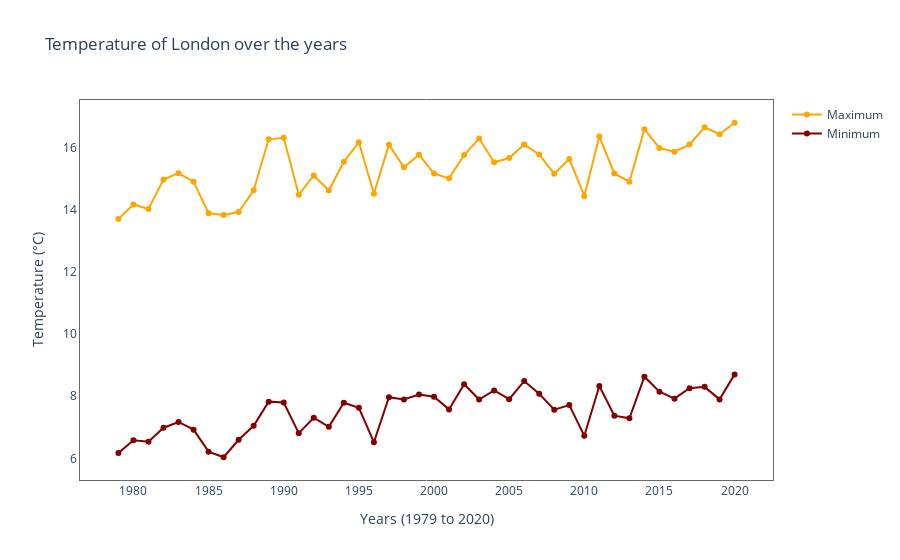

Here is the notebook cell this chart was saved with:
### Code cell
layout = go.Layout(
    title = "Temperature of London from 1970 to 2020",
    plot_bgcolor = "#FFF",
    hovermode = "x",
    hoverdistance = 100,
    spikedistance = 1000,
    xaxis=dict(
        title = "Years (1979 to 2020)",
        linecolor = "dimgray",
        showgrid = False,
        showspikes = True,
        spikethickness = 1,
        spikedash = 'dash',
        spikecolor = 'darkgrey',
        spikemode = 'across',
        mirror = True
    ),
    yaxis=dict(
        title = "Temperature in °C",
        linecolor = "dimgray",
        mirror = True
    )
)

plot = go.Figure(data = [go.Scatter(
    x = london_weather_yearly_df.year,
    y = london_weather_yearly_df.max_temp,
    name = 'Maximum',
    mode = 'lines+markers',
    line_color = 'orange'),
    go.Scatter(
    x = london_weather_yearly_df.year,
    y = london_weather_yearly_df.min_temp,
    name = 'Minimum',
    mode = 'lines+markers',
    line_color = 'maroon')
    ],
    layout = layout)
plot.show() #Date : 10/09/2023

### Figure 1 — Plotly figure (JSON) as saved in the notebook; plotly's stock layout.template omitted (floating-point values rounded to 4 significant figures)
{"data": [{"line": {"color": "orange"}, "mode": "lines+markers", "name": "Maximum", "type": "scatter", "x": [1979, 1980, 1981, 1982, 1983, 1984, 1985, 1986, 1987, 1988, 1989, 1990, 1991, 1992, 1993, 1994, 1995, 1996, 1997, 1998, 1999, 2000, 2001, 2002, 2003, 2004, 2005, 2006, 2007, 2008, 2009, 2010, 2011, 2012, 2013, 2014, 2015, 2016, 2017, 2018, 2019, 2020], "y": [13.7, 14.17, 14.02, 14.97, 15.18, 14.9, 13.89, 13.83, 13.93, 14.63, 16.27, 16.31, 14.48, 15.1, 14.62, 15.54, 16.17, 14.52, 16.09, 15.37, 15.77, 15.17, 15.01, 15.76, 16.29, 15.53, 15.66, 16.1, 15.78, 15.16, 15.63, 14.45, 16.36, 15.17, 14.9, 16.59, 15.98, 15.87, 16.1, 16.65, 16.43, 16.8]}, {"line": {"color": "maroon"}, "mode": "lines+markers", "name": "Minimum", "type": "scatter", "x": [1979, 1980, 1981, 1982, 1983, 1984, 1985, 1986, 1987, 1988, 1989, 1990, 1991, 1992, 1993, 1994, 1995, 1996, 1997, 1998, 1999, 2000, 2001, 2002, 2003, 2004, 2005, 2006, 2007, 2008, 2009, 2010, 2011, 2012, 2013, 2014, 2015, 2016, 2017, 2018, 2019, 2020], "y": [6.177, 6.585, 6.535, 6.988, 7.172, 6.926, 6.217, 6.038, 6.601, 7.05, 7.827, 7.801, 6.813, 7.311, 7.015, 7.791, 7.628, 6.522, 7.972, 7.896, 8.055, 7.983, 7.578, 8.388, 7.894, 8.186, 7.908, 8.489, 8.078, 7.569, 7.715, 6.729, 8.332, 7.374, 7.291, 8.63, 8.145, 7.923, 8.258, 8.302, 7.9, 8.703]}], "layout": {"hoverdistance": 100, "hovermode": "x", "plot_bgcolor": "#FFF", "spikedistance": 1000, "title": {"text": "Temperature of London over the years"}, "xaxis": {"linecolor": "dimgray", "mirror": true, "showgrid": false, "showspikes": true, "spikecolor": "darkgrey", "spikedash": "dash", "spikemode": "across", "spikethickness": 1, "title": {"text": "Years (1979 to 2020)"}}, "yaxis": {"linecolor": "dimgray", "mirror": true, "title": {"text": "Temperature (°C)"}}}}
